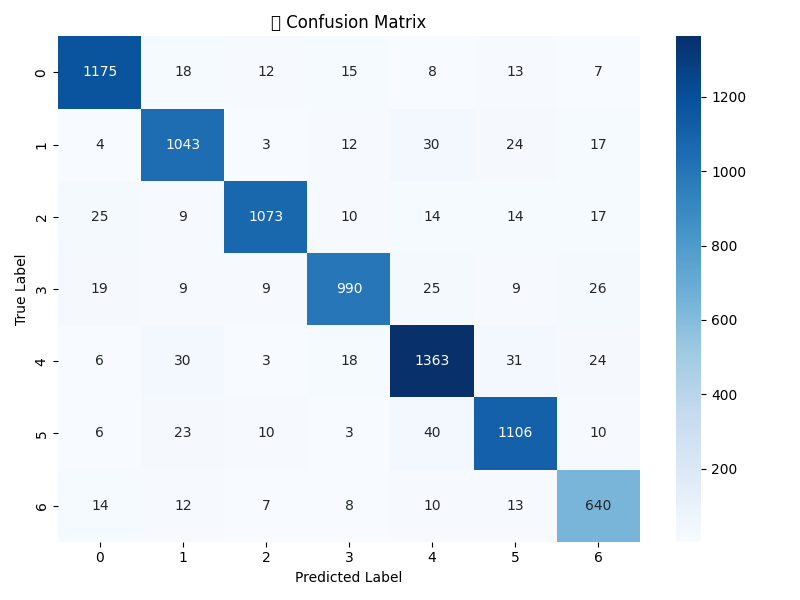

The Python source for this figure:
import numpy as np
import tensorflow as tf
from sklearn.utils.class_weight import compute_class_weight
from sklearn.metrics import classification_report, accuracy_score, confusion_matrix
from sklearn.manifold import TSNE
import matplotlib.pyplot as plt
import seaborn as sns

from tensorflow.keras.models import Model
from tensorflow.keras.layers import Input, Conv1D, MaxPooling1D, Bidirectional, LSTM
from tensorflow.keras.layers import Dense, Dropout, BatchNormalization
from tensorflow.keras.callbacks import EarlyStopping, ReduceLROnPlateau

# Load preprocessed data
X_train = np.load('train_features_combined.npy')
y_train = np.load('train_labels_combined.npy')
X_test = np.load('test_features_combined.npy')
y_test = np.load('test_labels_combined.npy')

num_classes = len(np.unique(y_train))

# Compute class weights
classes = np.unique(y_train)
class_weights_array = compute_class_weight(class_weight='balanced', classes=classes, y=y_train)
class_weights = dict(zip(classes, class_weights_array))
print("\n📊 Class Weights:", class_weights)

# Define model
input_layer = Input(shape=(X_train.shape[1], X_train.shape[2]))

x = Conv1D(16, 3, padding='same', activation='relu')(input_layer)
x = BatchNormalization()(x)

x = Conv1D(32, 3, padding='same', activation='relu')(x)
x = BatchNormalization()(x)

x = Conv1D(64, 3, padding='same', activation='relu')(x)
x = BatchNormalization()(x)

x = Conv1D(128, 3, padding='same', activation='relu')(x)
x = BatchNormalization()(x)

x = MaxPooling1D(pool_size=2)(x)

x = Bidirectional(LSTM(128, dropout=0.3, return_sequences=False))(x)

x = Dense(128, activation='relu')(x)
x = Dropout(0.3)(x)

x = Dense(64, activation='relu')(x)
x = Dropout(0.3)(x)

output = Dense(num_classes, activation='softmax')(x)

model = Model(inputs=input_layer, outputs=output)
model.compile(optimizer='adam', loss='sparse_categorical_crossentropy', metrics=['accuracy'])

model.summary()

# Callbacks
early_stop = EarlyStopping(monitor='val_loss', patience=6, restore_best_weights=True, verbose=1)
reduce_lr = ReduceLROnPlateau(monitor='val_loss', factor=0.5, patience=3, verbose=1)

# Train
print("\n🚀 Training model...")
history = model.fit(
    X_train, y_train,
    validation_split=0.2,
    epochs=70,
    batch_size=64,
    callbacks=[early_stop, reduce_lr],
    class_weight=class_weights,
    verbose=2
)

model.save("ser_model.h5")
print("✅ Model saved to 'ser_model.h5'")

# Evaluate
print("\n📈 Evaluating on test set...")
y_pred = model.predict(X_test)
y_pred_classes = np.argmax(y_pred, axis=1)

print(f"\n✅ Test Accuracy: {accuracy_score(y_test, y_pred_classes):.4f}")
print(classification_report(y_test, y_pred_classes))

# Confusion matrix
cm = confusion_matrix(y_test, y_pred_classes)
class_names = [str(i) for i in range(num_classes)]

plt.figure(figsize=(8, 6))
sns.heatmap(cm, annot=True, fmt='d', cmap='Blues', xticklabels=class_names, yticklabels=class_names)
plt.title('📊 Confusion Matrix')
plt.xlabel('Predicted Label')
plt.ylabel('True Label')
plt.tight_layout()
plt.show()

# Train vs Validation Accuracy
plt.figure(figsize=(10, 6))
plt.plot(history.history['accuracy'], label='Train Accuracy', linewidth=2)
plt.plot(history.history['val_accuracy'], label='Validation Accuracy', linewidth=2)
plt.title('📈 Training vs Validation Accuracy')
plt.xlabel('Epochs')
plt.ylabel('Accuracy')
plt.legend()
plt.grid(True)
plt.tight_layout()
plt.show()

# t-SNE Visualization
print("\n🔍 Extracting features for t-SNE visualization...")
feature_extractor = Model(inputs=model.input, outputs=model.layers[-3].output)
features = feature_extractor.predict(X_test)

tsne = TSNE(n_components=2, random_state=42, perplexity=30)
features_2d = tsne.fit_transform(features)

plt.figure(figsize=(10, 8))
scatter = plt.scatter(features_2d[:, 0], features_2d[:, 1], c=y_test, cmap='tab10', alpha=0.7)
plt.title('🌈 t-SNE Visualization of Test Features')
plt.xlabel('t-SNE Feature 1')
plt.ylabel('t-SNE Feature 2')
plt.colorbar(scatter, label='True Labels')
plt.grid(True)
plt.tight_layout()
plt.show()  
